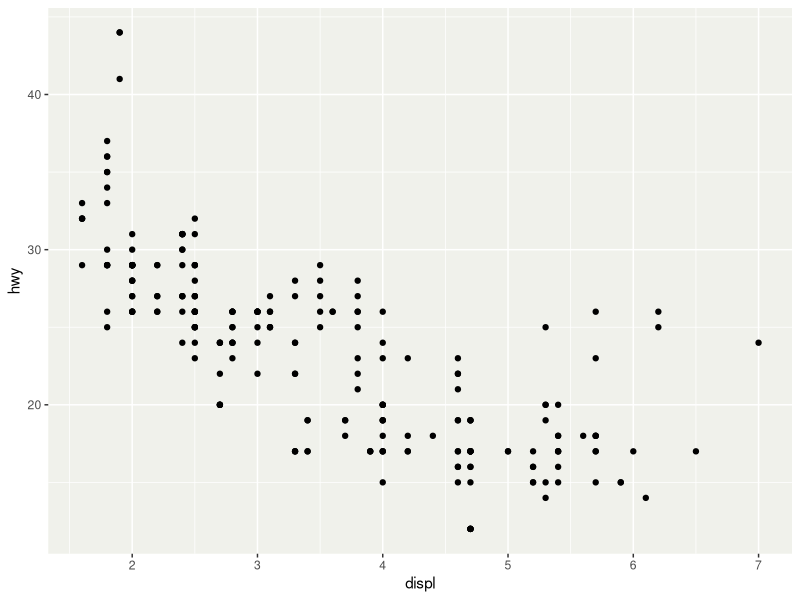

Here is the R script that generated this plot: (Note: this script raises an error after producing the figure.)
## ---- chunk 1
#| include: false
library(ggplot2)
# Harmonise the default gray theme's panel with the slide background.
theme_set(
  theme_gray() +
    theme(
      panel.background = element_rect(colour = NA, fill = "#F0F1EB")
    )
)
## ---- chunk 2
#| output-location: default
bland_plot <- ggplot(mpg, aes(displ, hwy)) +
  geom_point()

my_theme <- function(...) {
  theme_gray() + 
    theme(geom = element_geom(ink = "red"))
}

bland_plot + my_theme()
## ---- chunk 3
#| output-location: default
scale_x_asinh <- function(...) {
  scale_x_continuous(
    transform = scales::transform_asinh()
  )
}

bland_plot + scale_x_asinh()
## ---- chunk 4
#| collapse: true
#| output-location: default
#| error: true
# Creating modifiable copy of Stat
StatGood <- ggproto(NULL, Stat)

# Changing a field
StatGood <- ggproto(NULL, Stat, required_aes = "x")
Stat$required_aes

# This does NOT copy Stat
StatBad <- Stat

# Modify-in-place shenanigans
StatBad$required_aes <- "x"
Stat$required_aes

# Never circularly define a ggproto object
# Stat <- ggproto(NULL, Stat)
## ---- chunk 5
#| collapse: true
#| output-location: default
Stat$aesthetics

StatDensity$aesthetics()
## ---- chunk 6
#| collapse: true
#| output-location: default
AddNumber <- ggproto(
  "AddNumber",
  state = 0,
  add = function(self, number) {
    # We read and write the 'state' field
    # Do not do this in serious code!
    self$state <- self$state + number
    self$state
  }
)
AddNumber$add(10)
AddNumber$add(5)
## ---- chunk 7
#| output-location: default
residual_lines <- function(data, formula = y ~ x, ...) {
  model <- lm(formula, data = data)
  # Create computed variables
  data$fitted <- predict(model)
  data$residual <- residuals(model)
  data
}
## ---- chunk 8
p <- ggplot(mtcars, aes(disp, mpg)) +
  geom_smooth(
    method = "lm", 
    formula = y ~ x
  ) +
  geom_point()

new_data <- mtcars |>
  # Provide assumed `x` and `y` variables
  dplyr::mutate(x = disp, y = mpg) |>
  residual_lines()

p + geom_segment(
  data = new_data,
  aes(yend = fitted)
)
## ---- chunk 9
#| error: true
StatResidual <- ggproto(
  "StatResidual", # class name
  Stat,           # parent
  compute_group = residual_lines
)

p + geom_segment(stat = StatResidual)
## ---- chunk 10
#| code-line-numbers: "8"
StatResidual <- ggproto(
  "StatResidual", # class name
  Stat,           # parent
  compute_group = residual_lines
)

p + geom_segment(
  aes(yend = after_stat(fitted)), 
  stat = StatResidual
)
## ---- chunk 11
#| code-line-numbers: 5-7
StatResidual <- ggproto(
  "StatResidual",
  Stat,
  compute_group = residual_lines,
  default_aes = aes(
    yend = after_stat(fitted)
  )
)

p + geom_segment(stat = StatResidual)
## ---- chunk 12
#| code-line-numbers: 8-14
StatResidual <- ggproto(
  "StatResidual",
  Stat,
  compute_group = residual_lines,
  default_aes = aes(
    yend = after_stat(fitted)
  ),
  # As mentioned before, the compute 
  # function assumes the presence 
  # of `x` and `y` variables
  required_aes = c("x", "y"),
  # This example doesn't have 
  # optional aesthetics
  optional_aes = character() 
)

p + geom_segment(stat = StatResidual)
## ---- chunk 13
p + geom_segment(stat = StatResidual) +
  aes(colour = factor(cyl))
## ---- chunk 14
stat_residual <- function(
  mapping = NULL,        # <1>
  data = NULL,           # <1>
  geom = "segment",      # <1>
  position = "identity", # <1>
  ...,
  formula = y ~ x,       # <2>
  na.rm = FALSE,         # <3>
  show.legend = NA,      # <3>
  inherit.aes = TRUE     # <3>
) {
  layer(
    mapping = mapping,         # <4>
    data = data,               # <4>
    geom = geom,               # <4>
    stat = StatResidual,       # <7>
    position = position,       # <4>
    show.legend = show.legend, # <4>
    inherit.aes = inherit.aes, # <4>
    params = rlang::list2(     # <5>
      na.rm = na.rm,           # <6>
      formula = formula,       # <6>
      ...                      # <6>
    )
  )
}

p + stat_residual()
## ---- chunk 15
#| collapse: true
stat_residual <- make_constructor(StatResidual, geom = "segment")
print(stat_residual)

p + stat_residual()
## ---- chunk 16
#| output-location: default
#| collapse: true
StatContour$setup_params
## ---- chunk 17
#| output-location: default
#| collapse: true
StatBoxplot$setup_data
